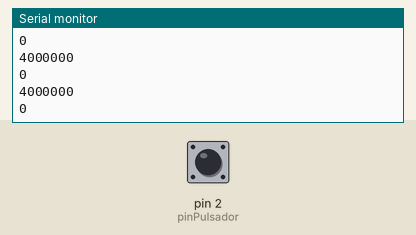
Recording of a sketch running on a simulated Arduino Uno, built with avr-gcc and run on an emulated ATmega328P. On the bench: the last lines printed to the serial monitor. Inputs (shaded band) come from the test bench; at power-on: pin 2 (pinPulsador) LOW. EEPROM starts erased.

Above: at 1.2 s.
1.3 s: pin 2 (pinPulsador) pulled HIGH for 0.15 s
2.9 s: pin 2 (pinPulsador) pulled HIGH for 1 s
At 4.0 s:
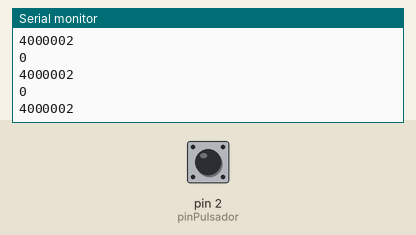
5.4 s: pin 2 (pinPulsador) pulled HIGH for 0.15 s
At 6.5 s:
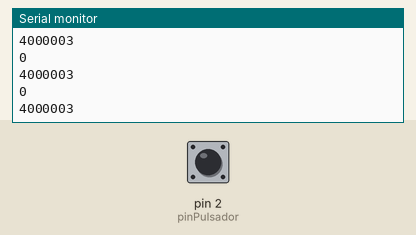
Timing chart, 0 to 8.4 s (numbered marks = the images above; inputs shaded):
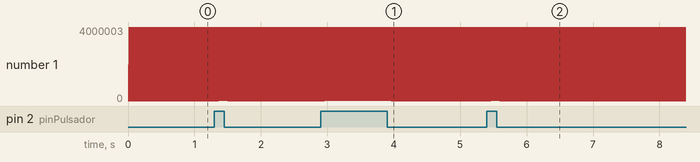

Measured:
- after the input at 2.9 s, the serial monitor: prints a new line after 0.06 s (image 1)
- after the input at 5.4 s, the serial monitor: prints a new line after 0.07 s (image 2)
- plotted number 1: 0 → 4000001 after the input at 1.3 s, 4000001 → 4000002 after the input at 2.9 s

The sketch:

contar_almacenar_EEPROM.ino
```cpp
#include <EEPROM.h>

byte pinPulsador = 2;
byte estadoAnterior = 0;

float rValue;

float valorAlmacenado = 0;

void setup() {

  float f = 4000000;  //Variable to store data read from EEPROM.
  int eeAddress = 0;  //EEPROM address to start reading from

  Serial.begin(9600);
  EEPROM.put(eeAddress, f);
  EEPROM.get(eeAddress, valorAlmacenado);
}

void loop() {
  boolean btnState = digitalRead(pinPulsador);
  Serial.println(btnState);

  if (btnState != estadoAnterior) {
    if (btnState == HIGH) {
      valorAlmacenado++;

      delay(25);
      EEPROM.put(0, valorAlmacenado);
    }
  }
  estadoAnterior = btnState;

  EEPROM.get(0, rValue);

  Serial.println(String(rValue, 0));

  delay(10);
}
```
